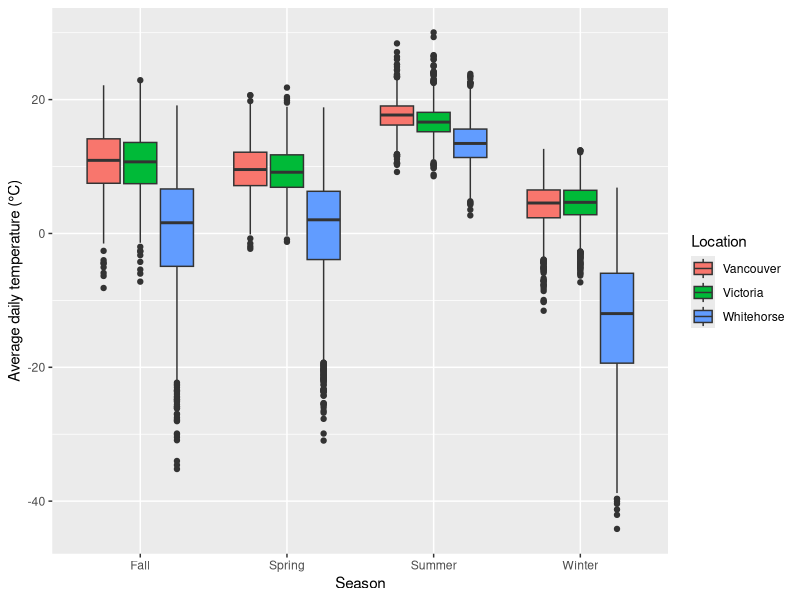

Write the R code that produced this figure.
# =================================================================================
# Create grouped boxplot
# =================================================================================
# content:
# - read daily weather data from csv for three locations
# - find season (winter, spring, summer, autumn)
# - plot grouped boxplot (group: season, colour: location)

library(reshape)
library(ggplot2)

# set working directory
# setwd("path")

# read data
# =================================================================================
# data downloaded from https://vancouver.weatherstats.ca/download.html
# daily average temperature for Vancouver, Victoria and Whitehorse (2000 - 2022)
data <- read.csv("weatherstats_avg_temperature.csv")

# get the season
get_season <- function(date){
  
  date <- as.Date(date) # make sure the input has date format
  mon <- months.Date(date, abbreviate = TRUE) # get month abbreviation
  
  # define winter (Dec, Jan, Feb), spring (Mar, Apr, May),
  # summer (Jun, Jul, Aug), fall (Sep, Oct, Nov)
  ifelse(mon %in% c("Dec", "Jan", "Feb"), "Winter",
         ifelse(mon %in% c("Mar", "Apr", "May"), "Spring",
                ifelse(mon %in% c("Jun", "Jul", "Aug"), "Summer", "Fall")))
  
}

data$season <- get_season(data$date)

# =================================================================================
# boxplot of daily temperature by season
# for Vancouver, Victoria and Whitehorse
# =================================================================================

# need to "melt" the data: reshaping the data for plotting
data <- melt(data, id = c("season", "date"))
# variable: Vancouver, Whitehorse, Victoria

# pdf("boxplot_temp.pdf", width = 6, height = 4) # save as pdf

ggplot(data, aes(x=season, y=value, fill=variable)) +
  geom_boxplot() +
  xlab("Season") + ylab("Average daily temperature (°C)") + labs(fill="Location")
  
# dev.off() # close/write plot
